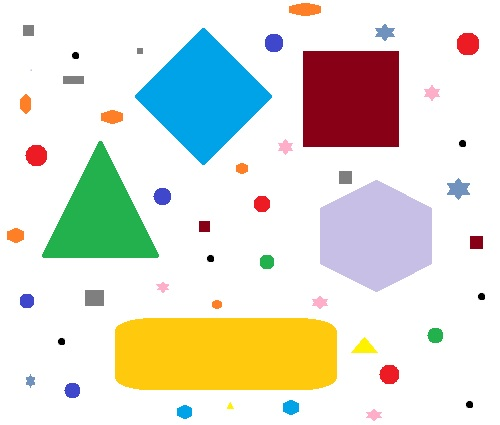
#> input picture Original Input Images/Chapter 7/filter.jpg, 500 x 425 px, found by its file name
$ python 'Contour Filtering and Selection.py'
#> lines starting #> are read from the running program, lines starting #| are printed output that depends on the picture; after the words box and inside, x2 and y2 are one past the last pixel; in counts of white or black regions, pixels touching at a corner belong together
import cv2
import numpy as np

image = cv2.imread('filter.jpg')
#> image is the input picture: shape (425, 500, 3); mean B, G, R 213.8, 225.3, 224.8
gray = cv2.cvtColor(image, cv2.COLOR_BGR2GRAY)
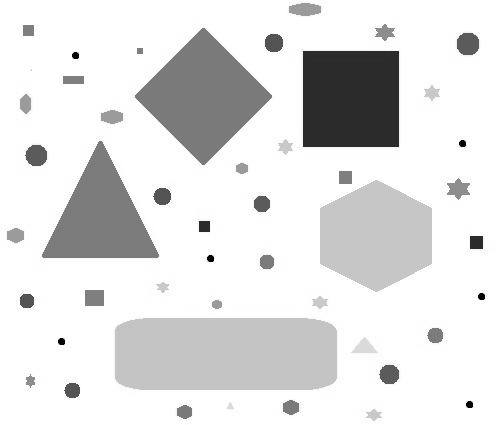
#> gray: shape (425, 500); min 0, max 255, mean 223.9

ret, thresh = cv2.threshold(gray, 240, 255, cv2.THRESH_BINARY_INV)
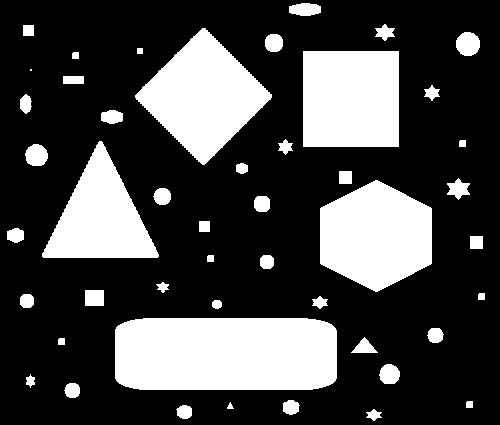
#> thresh: shape (425, 500); 27.4% white; 47 white regions (1 under 20 px)

# Find contours
contours, _ = cv2.findContours(thresh, cv2.RETR_TREE, cv2.CHAIN_APPROX_SIMPLE)
#> contours = 47 contours, 2 with area under 20; largest, box (x1, y1, x2, y2) and area: (115, 318, 337, 390) 15316, (135, 28, 272, 165) 9563, (320, 180, 432, 292) 9275, (303, 51, 399, 147) 9025, (42, 141, 159, 258) 7055

# Filter contours based on area
filtered_contours = []
filtered_objects = []
for contour in contours:
    area = cv2.contourArea(contour)
    if area > 1000:  # Set minimum area threshold as needed
        filtered_contours.append(contour)
        x, y, w, h = cv2.boundingRect(contour)
        filtered_objects.append(image[y:y+h, x:x+w])
#> this loop made 47 passes
#> (contour, area, x, y, w, h) on pass 40: ([[303, 51], [303, 146], [398, 146], [398, 51]], 9025, 303, 51, 96, 96)
#> (area, x, y, w, h) on passes 12, 26, 31, 44: (15315.5, 115, 318, 222, 72), (9275, 320, 180, 112, 112), (7055, 42, 141, 117, 117), (9563, 135, 28, 137, 137)
#> after the loop, filtered_contours = 5 contours; box (x1, y1, x2, y2) and area: (115, 318, 337, 390) 15316, (135, 28, 272, 165) 9563, (320, 180, 432, 292) 9275, (303, 51, 399, 147) 9025, (42, 141, 159, 258) 7055; filtered_objects = 5 items

print(len(filtered_contours))
#| 5

# Create a blank image of the same size as the original image
result = np.zeros_like(image)

# Draw the filtered contours on the result image
cv2.drawContours(result, filtered_contours, -1, (0, 255, 0), 2)
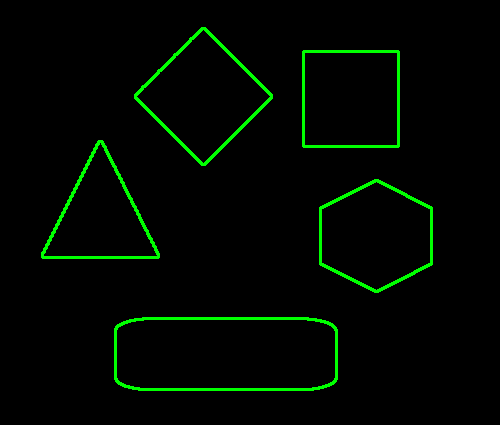
#> result: shape (425, 500, 3); mean of channels 0, 1, 2 0, 8.1, 0; drawn as B, G, R

cv2.imshow('Filtered Contours', result)
cv2.waitKey(0)
cv2.destroyAllWindows()

for i, obj in enumerate(filtered_objects):
    cv2.imshow(f'Object {i+1}', obj)
#> this loop made 5 passes
#> pass 1, `cv2.imshow(f'Object {i+1}', obj)`:
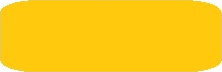
#> window 'Object 1': shape (72, 222, 3); mean B, G, R 20.6, 202.4, 254.1
#> pass 2, `cv2.imshow(f'Object {i+1}', obj)`:
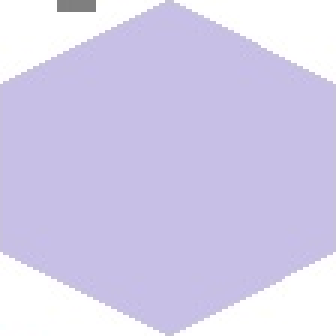
#> window 'Object 2': shape (112, 112, 3) (shown 3 times larger); mean B, G, R 235.2, 206.3, 212.2

cv2.waitKey(0)
cv2.destroyAllWindows()

$ run again, with Original Input Images/Chapter 7/7.15.jpg copied over Original Input Images/Chapter 7/filter.jpg
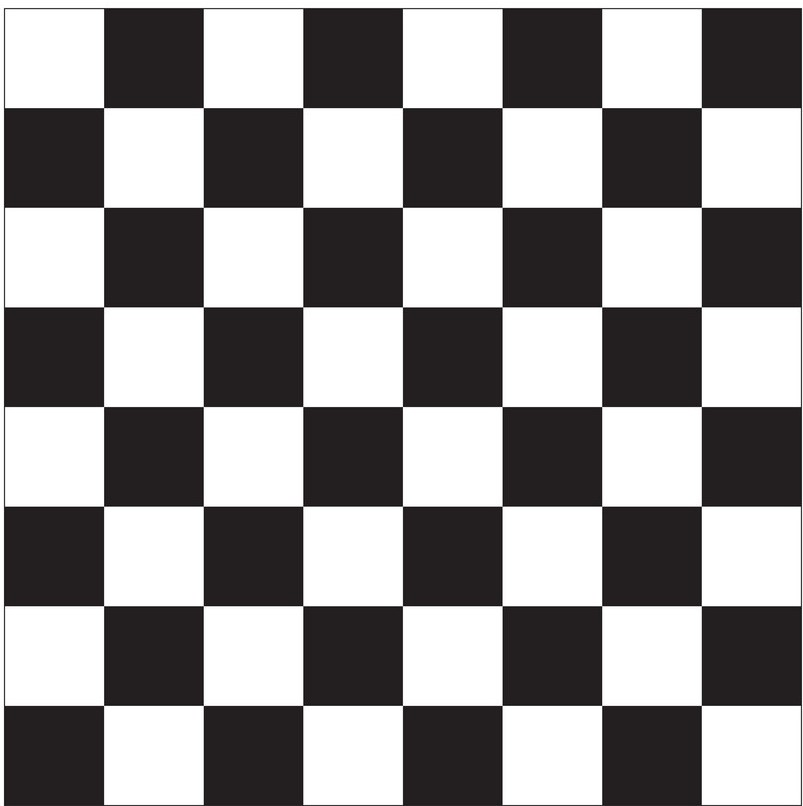
#> input picture Original Input Images/Chapter 7/7.15.jpg, 803 x 806 px, found by its file name
#> image is the input picture: shape (806, 803, 3); mean B, G, R 144.5, 144, 145.9
#> `ret, thresh = cv2.threshold(gray, 240, 255, cv2.THRESH_BINARY_INV)`:
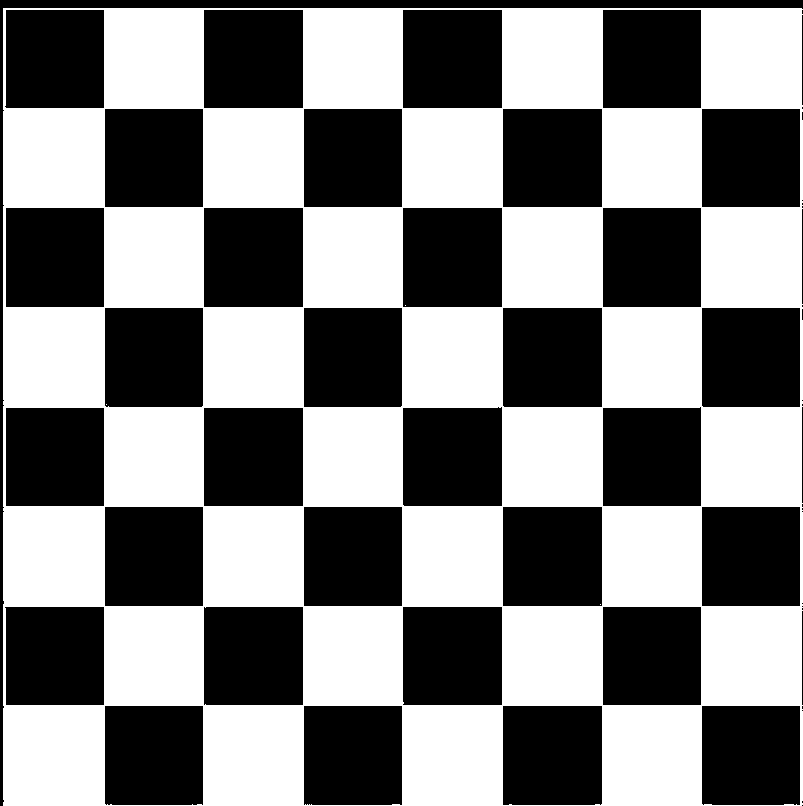
#> thresh: shape (806, 803); 50.7% white; 57 black regions (20 under 20 px)
#> contours = 36 contours, 3 with area under 20; largest, box (x1, y1, x2, y2) and area: (3, 8, 803, 806) 636363, (502, 506, 603, 607) 9998, (402, 207, 503, 308) 9998, (203, 207, 304, 308) 9998, (502, 307, 603, 408) 9996
#> the loop `for contour in contours:` made 36 passes
#> (area, x, y, w, h) on passes 1 to 8: (636363, 3, 8, 800, 798), (9877.5, 701, 705, 100, 101), (9988.5, 502, 705, 101, 101), (9886, 303, 705, 100, 101), (9887.5, 104, 705, 100, 101), (9799, 602, 606, 100, 100), (9896, 402, 606, 101, 100), (9896, 203, 606, 101, 100)
#> after the loop `for contour in contours:`: filtered_contours = 33 contours; largest, box (x1, y1, x2, y2) and area: (3, 8, 803, 806) 636363, (502, 506, 603, 607) 9998, (402, 207, 503, 308) 9998, (203, 207, 304, 308) 9998, (502, 307, 603, 408) 9996; filtered_objects = 33 items
#| 33
#> the loop `for i, obj in enumerate(filtered_objects):` made 33 passes
#> pass 2, `cv2.imshow(f'Object {i+1}', obj)`:
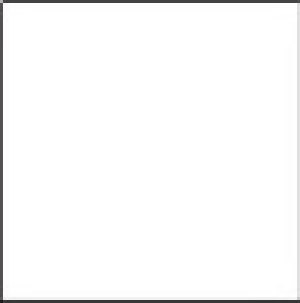
#> window 'Object 2': shape (101, 100, 3) (shown 3 times larger); mean B, G, R 248.9, 248.9, 248.9
